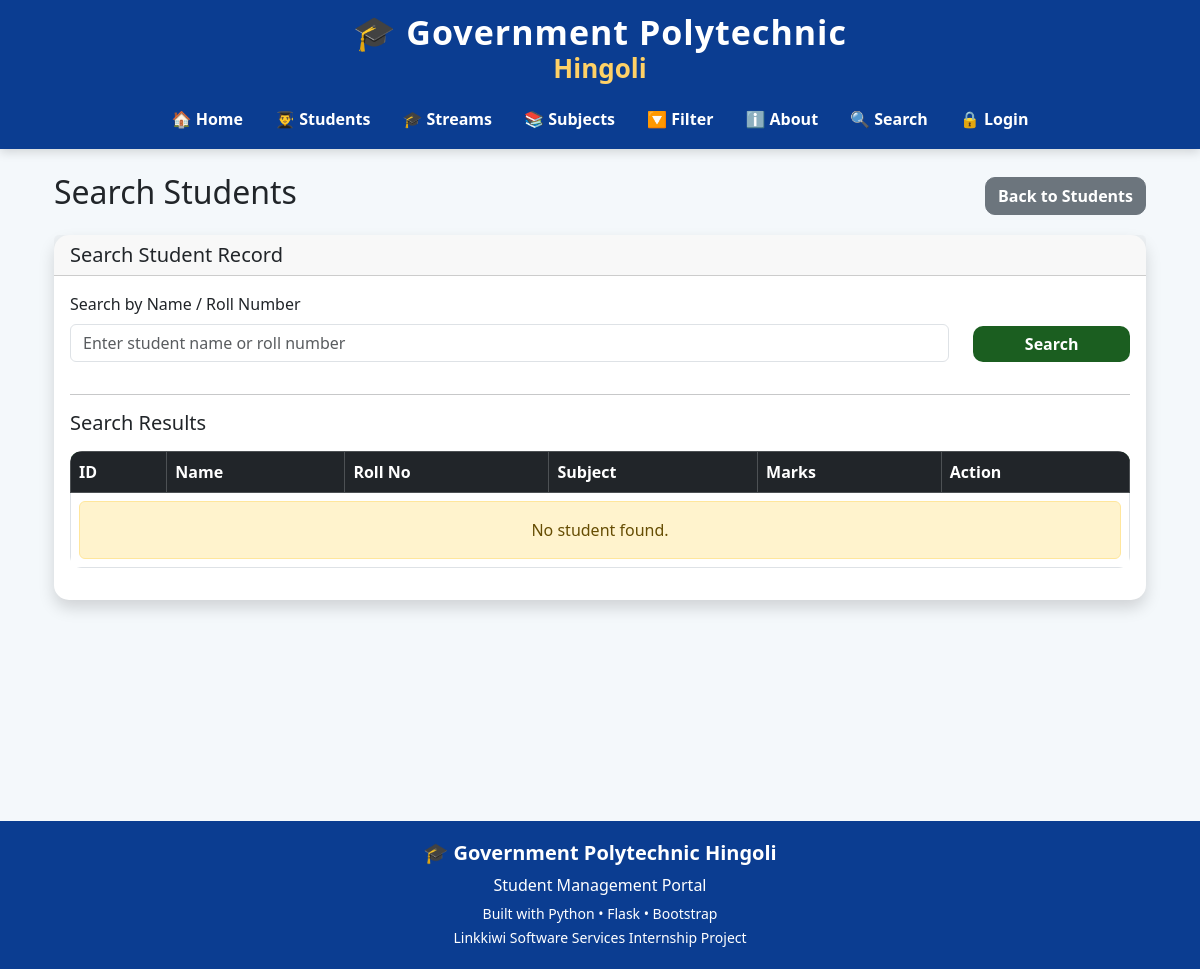
The page /search on the database as committed earlier.
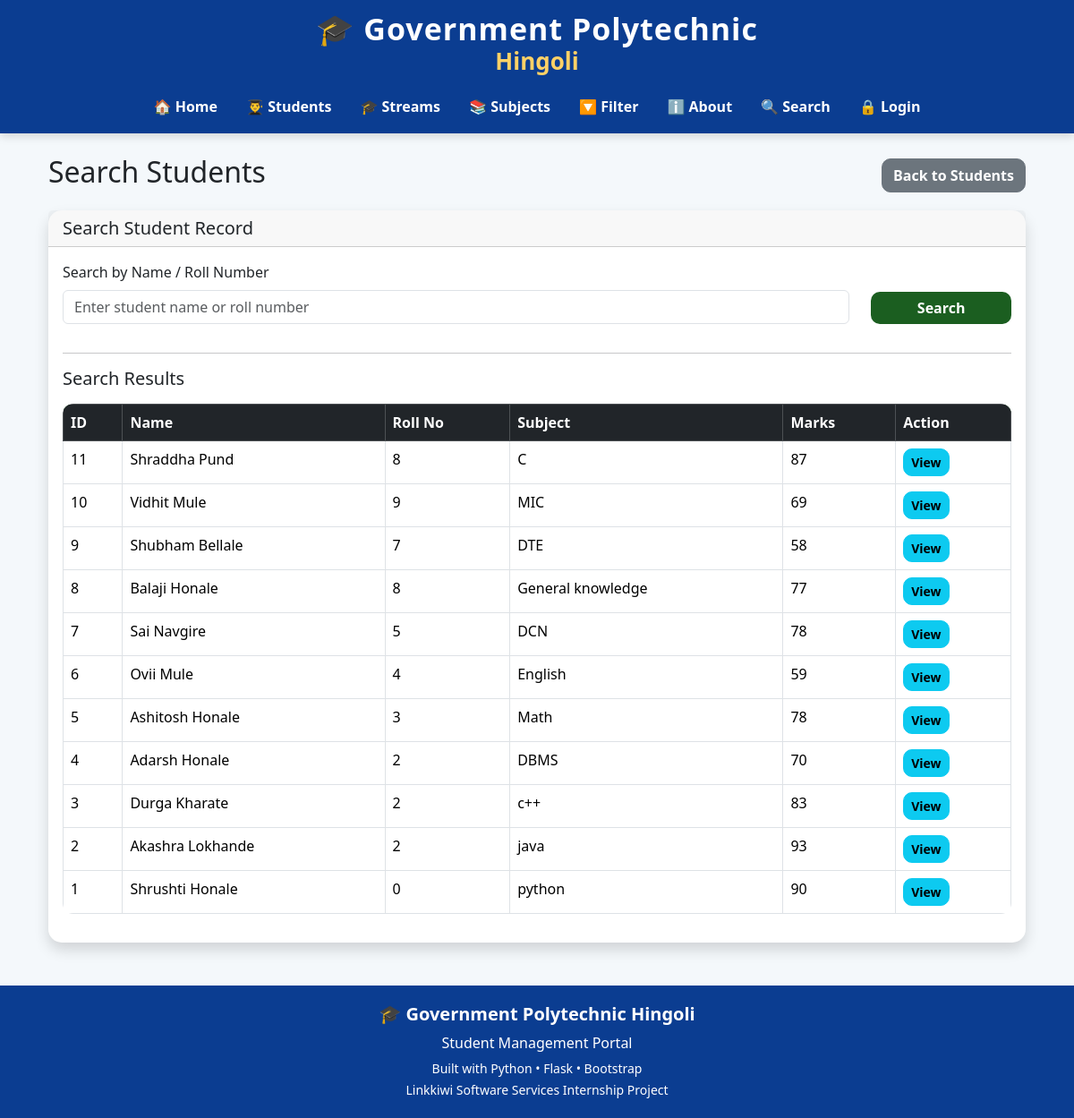
The same page on the database as committed later.
### tables this page shows
CREATE TABLE students (
            id INTEGER PRIMARY KEY AUTOINCREMENT,
            name TEXT NOT NULL,
            roll INTEGER NOT NULL,
            marks INTEGER NOT NULL,
            subject TEXT NOT NULL,
            attendance INTEGER DEFAULT 0
        );

### app.py (the view)
@app.route("/search")
def search():
    q = request.args.get(
        "q",
        ""
    )
    conn = get_db()
    if q:
        students = conn.execute(
            """
            SELECT *
            FROM students
            WHERE
            name LIKE ?
            OR subject LIKE ?
            OR roll LIKE ?
            ORDER BY id DESC
            """,
            (
                f"%{q}%",
                f"%{q}%",
                f"%{q}%"
            )
        ).fetchall()
    else:
        students = conn.execute(
            "SELECT * FROM students ORDER BY id DESC"
        ).fetchall()
    conn.close()
    return render_template(
        "search.html",
        students=students,
        query=q
    )

### database.py (called while the page is built)
def get_db():
    conn = sqlite3.connect(DB_PATH)
    conn.row_factory = sqlite3.Row
    return conn

### templates/search.html (shortened to what this page needs)
{% extends "base.html" %}
{% block content %}
<div class="container mt-4">
    <div class="d-flex justify-content-between align-items-center mb-3">
        <h2>
            Search Students
        </h2>
        <a href="/students" class="btn btn-secondary">
            Back to Students
        </a>
    </div>
    <div class="card shadow">
        <div class="card-header">
            <h5 class="mb-0">
                Search Student Record
            </h5>
        </div>
        <div class="card-body">
            <form method="POST" action="/search">
                <div class="row">
                    <div class="col-md-10 mb-3">
                        <label class="form-label">
                            Search by Name / Roll Number
                        </label>
                        <input
                            type="text"
                            name="search"
                            class="form-control"
                            placeholder="Enter student name or roll number"
                            required>
                    </div>
                    <div class="col-md-2 mb-3 d-flex align-items-end">
                        <button
                            type="submit"
                            class="btn btn-primary w-100">
                            Search
                        </button>
                    </div>
                </div>
            </form>
            <hr>
            <h5 class="mb-3">
                Search Results
            </h5>
            <div class="table-responsive">
                <table class="table table-bordered table-hover">
                    <thead class="table-dark">
                        <tr>
                            <th>
                                ID
                            </th>
                            <th>
                                Name
                            </th>
                            <th>
                                Roll No
                            </th>
                            <th>
                                Subject
                            </th>
                            <th>
                                Marks
                            </th>
                            <th>
                                Action
                            </th>
                        </tr>
                    </thead>
                    <tbody>
                    {% for student in students %}
                        <tr>
                            <td>
                                {{ student['id'] }}
                            </td>
                            <td>
                                {{ student['name'] }}
                            </td>
                            <td>
                                {{ student['roll'] }}
                            </td>
                            <td>
                                {{ student['subject'] }}
                            </td>
                            <td>
                                {{ student['marks'] }}
                            </td>
                            <td>
                                <a href="/detail/{{ student['id'] }}"
                                   class="btn btn-info btn-sm">
                                    View
                                </a>
                            </td>
                        </tr>
                    {% endfor %}
                    {% if students|length == 0 %}
                    <tr>
                        <td colspan="6" class="text-center">
                            <div class="alert alert-warning mb-0">
                                No student found.
                            </div>
                        </td>
                    </tr>
                    {% endif %}
                    </tbody>
                </table>
            </div>
        </div>
    </div>
</div>
{% endblock %}

Rows that differ between the two databases and show on the page:
added students: id "11", name "Shraddha Pund", roll "8", subject "C", marks "87"
added students: id "10", name "Vidhit Mule", roll "9", subject "MIC", marks "69"
added students: id "9", name "Shubham Bellale", roll "7", subject "DTE", marks "58"
added students: id "8", name "Balaji Honale", roll "8", subject "General knowledge", marks "77"
added students: id "7", name "Sai Navgire", roll "5", subject "DCN", marks "78"
added students: id "6", name "Ovii Mule", roll "4", subject "English", marks "59"
added students: id "5", name "Ashitosh Honale", roll "3", subject "Math", marks "78"
added students: id "4", name "Adarsh Honale", roll "2", subject "DBMS", marks "70"
added students: id "3", name "Durga Kharate", roll "2", subject "c++", marks "83"
added students: id "2", name "Akashra Lokhande", roll "2", subject "java", marks "93"
added students: id "1", name "Shrushti Honale", roll "0", subject "python", marks "90"
Other text that changed with them:
text no longer shown: "No student found."
